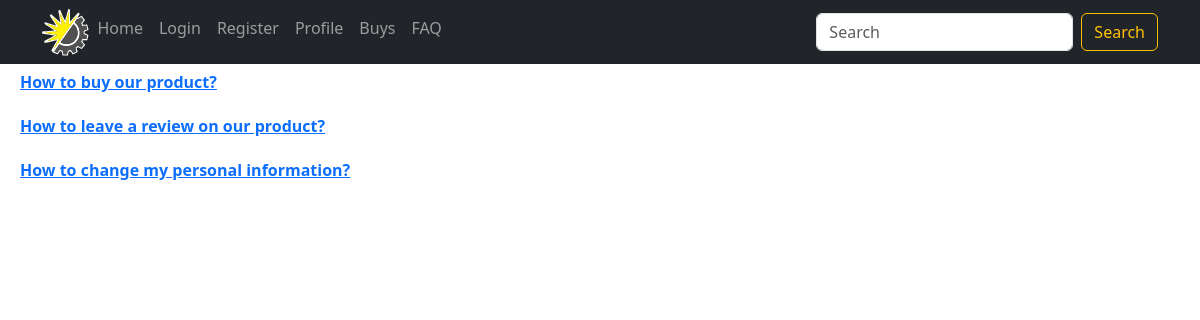
The page /faqs/ on the database its author committed.
### apps/shop/models.py (models this page shows, shortened)
class Faq(models.Model):
    date = models.DateTimeField(auto_now_add=True, editable=False)
    title = models.CharField(max_length=64, blank=True)
    content = models.TextField()
    def get_absolute_url(self):
        return f"/faq/{self.id}/"

### apps/shop/views.py (the view)
# urls.py: path("faqs/", views.faqs, name='faqs'),
def faqs(request):
    f = Faq.objects.all()
    return render(request, "shop/faqs.html", {
        'faqs': f
    })

### apps/shop/templates/shop/faqs.html
{% extends "shop/base.html" %}
{% block content %}
  {% for f in faqs %}
    <dt style="margin: 20px;"><a href="{{ f.get_absolute_url }}">{{ f.title }}</a></dt>
      {% empty %}
        <dt>No FAQ now</dt>
      {% endfor %}
{% endblock %}

### static/css/border_box_sizing.css (style rules this page uses)
body { margin: 0; font-family: system-ui; line-height: 1.5; }

### static/css/no_horizontal_scrolling.css (style rules this page uses)
html, body { max-width: 100%; overflow-x: hidden; }

### rows shown on the page
Faq: title "How to buy our product?"
Faq: title "How to leave a review on our product?"
Faq: title "How to change my personal information?"
